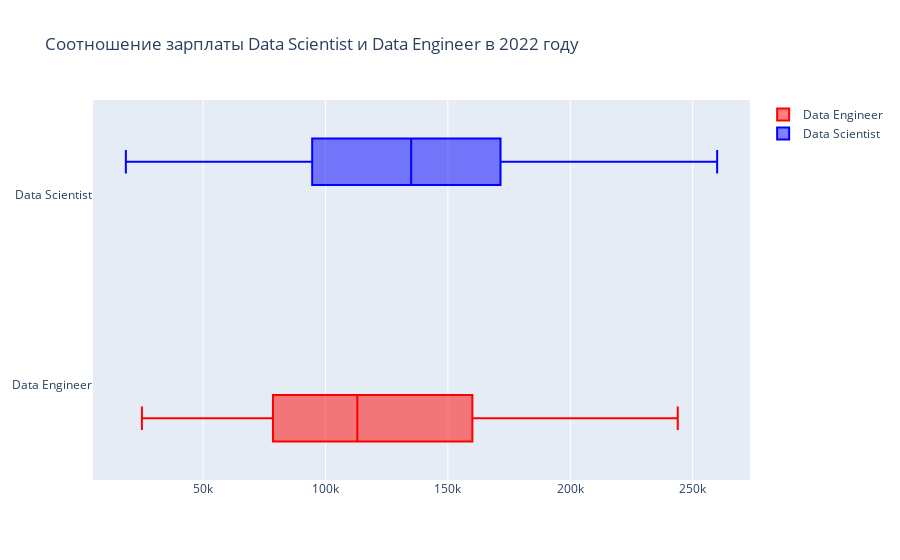

Notebook source saved alongside this figure:
### Markdown cell above
### Как соотносятся зарплаты Data Scientist и Data Engineer в 2022 году

### Code cell
mask = (((df['job_title'] == 'Data Scientist') | (df['job_title'] == 'Data Engineer')) & (df['work_year'] == 2022))

data = df[mask]

colors = ['red', 'blue']

plot = go.Figure()

for i, title in enumerate(data['job_title'].unique()):
    df_plot = data[data['job_title'] == title]

    trace = go.Box(
                x = df_plot['salary_in_usd'],
                y = df_plot['job_title'],
                line=dict(color=colors[i]),
                name= f'{title}',
                orientation = 'h'
                )

    plot.add_trace(trace)

plot.update_layout(boxmode = 'group', title = 'Соотношение зарплаты Data Scientist и Data Engineer в 2022 году')

render_plot.render(plot, file = f"images/ds_de_salary_compare.png", width = 1000, height = 500, type = current_render_type)

### Figure 1 — Plotly figure (JSON) as saved in the notebook; plotly's stock layout.template omitted (floating-point values rounded to 4 significant figures)
{"data": [{"line": {"color": "red"}, "name": "Data Engineer", "orientation": "h", "type": "box", "x": [135000, 170000, 150000, 52351, 242000, 200000, 78526, 52351, 45807, 181940, 132320, 220110, 160080, 165400, 132320, 243900, 128875, 93700, 156600, 108800, 113000, 78526, 65438, 160000, 136000, 136994, 101570, 155000, 117789, 209100, 154600, 175000, 98158, 183600, 65949, 49461, 78526, 58894, 63900, 82900, 100800, 49461, 87932, 76940, 104702, 91614, 65949, 87932, 98158, 76940, 180000, 80000, 105000, 54957, 120000, 100000, 100000, 216000, 210000, 58035, 115000, 65000, 68147, 206699, 99100, 130000, 110500, 160000, 200100, 145000, 70500, 175100, 140250, 54000, 25000, 220110, 160080, 154000, 126000], "y": ["Data Engineer", "Data Engineer", "Data Engineer", "Data Engineer", "Data Engineer", "Data Engineer", "Data Engineer", "Data Engineer", "Data Engineer", "Data Engineer", "Data Engineer", "Data Engineer", "Data Engineer", "Data Engineer", "Data Engineer", "Data Engineer", "Data Engineer", "Data Engineer", "Data Engineer", "Data Engineer", "Data Engineer", "Data Engineer", "Data Engineer", "Data Engineer", "Data Engineer", "Data Engineer", "Data Engineer", "Data Engineer", "Data Engineer", "Data Engineer", "Data Engineer", "Data Engineer", "Data Engineer", "Data Engineer", "Data Engineer", "Data Engineer", "Data Engineer", "Data Engineer", "Data Engineer", "Data Engineer", "Data Engineer", "Data Engineer", "Data Engineer", "Data Engineer", "Data Engineer", "Data Engineer", "Data Engineer", "Data Engineer", "Data Engineer", "Data Engineer", "Data Engineer", "Data Engineer", "Data Engineer", "Data Engineer", "Data Engineer", "Data Engineer", "Data Engineer", "Data Engineer", "Data Engineer", "Data Engineer", "Data Engineer", "Data Engineer", "Data Engineer", "Data Engineer", "Data Engineer", "Data Engineer", "Data Engineer", "Data Engineer", "Data Engineer", "Data Engineer", "Data Engineer", "Data Engineer", "Data Engineer", "Data Engineer", "Data Engineer", "Data Engineer", "Data Engineer", "Data Engineer", "Data Engineer"]}, {"line": {"color": "blue"}, "name": "Data Scientist", "orientation": "h", "type": "box", "x": [130000, 90000, 136620, 99360, 117789, 104702, 146000, 123000, 65438, 39263, 165220, 120160, 180000, 120000, 95550, 167000, 150000, 211500, 138600, 170000, 215300, 158200, 180000, 71982, 45807, 260000, 180000, 80000, 140400, 215300, 31615, 18442, 104890, 140000, 220000, 183228, 91614, 185100, 200000, 120000, 230000, 100000, 100000, 35590, 100000, 165000, 52396, 40000, 86703, 48000, 122346, 69336, 135000, 78000, 141300, 102100, 205300, 176000, 144000, 205300, 140400, 210000, 150000, 160000, 130000], "y": ["Data Scientist", "Data Scientist", "Data Scientist", "Data Scientist", "Data Scientist", "Data Scientist", "Data Scientist", "Data Scientist", "Data Scientist", "Data Scientist", "Data Scientist", "Data Scientist", "Data Scientist", "Data Scientist", "Data Scientist", "Data Scientist", "Data Scientist", "Data Scientist", "Data Scientist", "Data Scientist", "Data Scientist", "Data Scientist", "Data Scientist", "Data Scientist", "Data Scientist", "Data Scientist", "Data Scientist", "Data Scientist", "Data Scientist", "Data Scientist", "Data Scientist", "Data Scientist", "Data Scientist", "Data Scientist", "Data Scientist", "Data Scientist", "Data Scientist", "Data Scientist", "Data Scientist", "Data Scientist", "Data Scientist", "Data Scientist", "Data Scientist", "Data Scientist", "Data Scientist", "Data Scientist", "Data Scientist", "Data Scientist", "Data Scientist", "Data Scientist", "Data Scientist", "Data Scientist", "Data Scientist", "Data Scientist", "Data Scientist", "Data Scientist", "Data Scientist", "Data Scientist", "Data Scientist", "Data Scientist", "Data Scientist", "Data Scientist", "Data Scientist", "Data Scientist", "Data Scientist"]}], "layout": {"boxmode": "group", "title": {"text": "Соотношение зарплаты Data Scientist и Data Engineer в 2022 году"}}}
